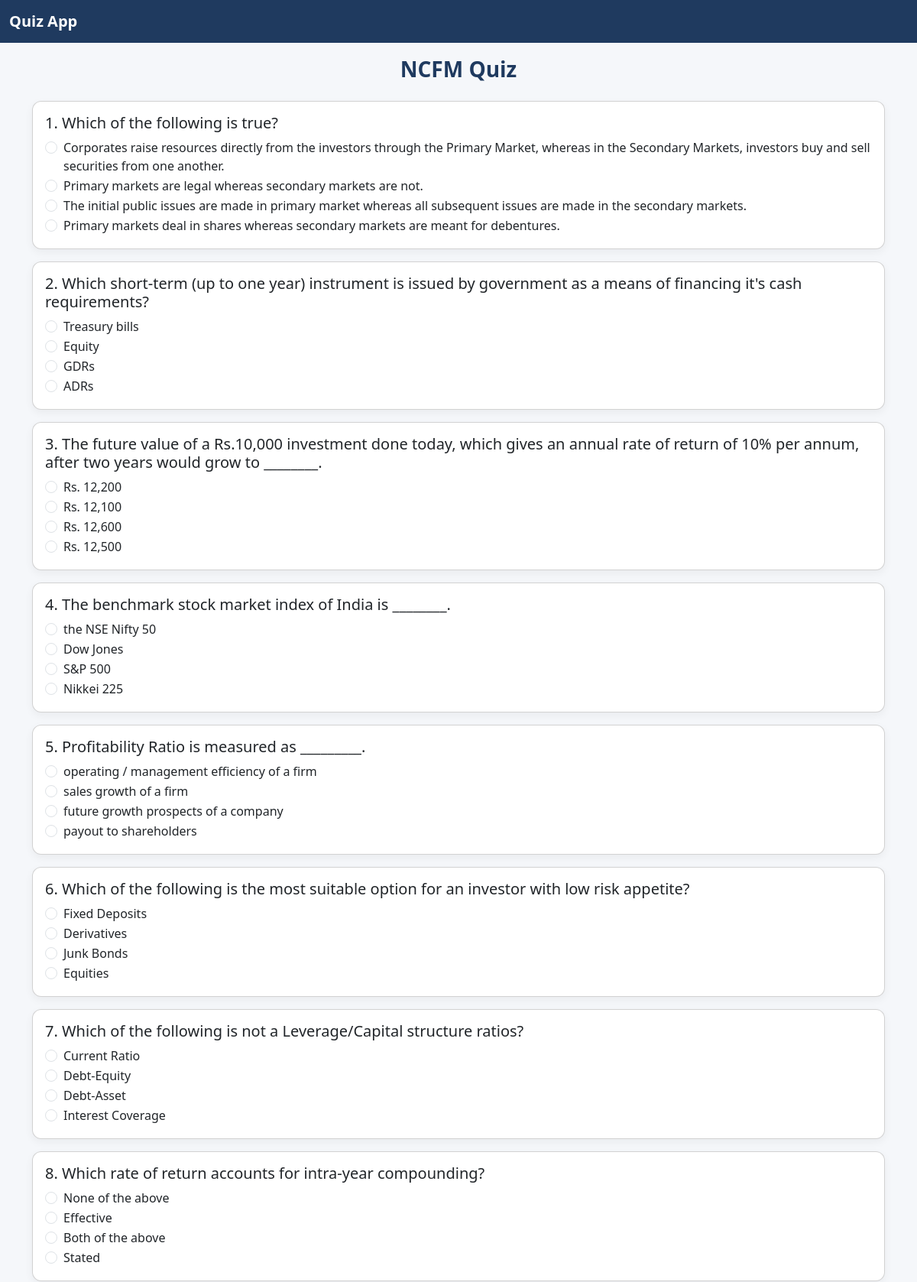
The app's page /retake-wrong/4/ (upper part) with its own data.
### quiz/models.py (models this page shows, shortened)
class Topic(models.Model):
    name = models.CharField(max_length=100)
    slug = models.SlugField(unique=True)

class Question(models.Model):
    topic = models.ForeignKey(Topic, on_delete=models.CASCADE)
    question = models.TextField()
    answer_description = models.TextField()

class Option(models.Model):
    question = models.ForeignKey(
        Question,
        related_name='options',
        on_delete=models.CASCADE
    )
    option_text = models.CharField(max_length=255)
    is_correct_ans = models.BooleanField(default=False)

### quiz/views.py (the view)
# urls.py: path('retake-wrong/<int:attempt_id>/', views.retake_wrong, name='retake_wrong'),
def retake_wrong(request, attempt_id):
    attempt = get_object_or_404(QuizAttempt, id=attempt_id)
    wrong_question_ids = attempt.wrong_questions
    questions = Question.objects.filter(id__in=wrong_question_ids)
    for q in questions:
        q.options_list = list(q.options.all())
        random.shuffle(q.options_list)
    return render(request, 'start_quiz.html', {
        'topic': attempt.topic,
        'questions': questions
    })

### quiz/templates/start_quiz.html (shortened to what this page needs)
{% extends 'base.html' %}
{% block content %}
<h3 class="text-center mb-4">{{ topic.name }} Quiz</h3>
<form method="post" action="{% url 'submit_quiz' topic.slug %}">
    {% for question in questions %}
        <div class="card mb-3">
            <div class="card-body">
                <h5>{{ forloop.counter }}. {{ question.question }}</h5>
                {% for option in question.options_list %}
                <div class="form-check">
                    <input class="form-check-input" type="radio"
                           name="{{ question.id }}"
                           value="{{ option.id }}"
                           id="q{{ question.id }}o{{ option.id }}">
                    <label class="form-check-label" for="q{{ question.id }}o{{ option.id }}">
                        {{ option.option_text }}
                    </label>
                </div>
                {% endfor %}
            </div>
        </div>
    {% endfor %}
</form>
{% endblock %}

### quiz/static/css/style.css (style rules this page uses)
body { padding: 0 8px; padding-top: 50px; background-color: #f5f7fa; color: #212529; }
h1, h2, h3 { color: #1f3a5f; font-weight: 600; }
.card { border-radius: 12px; box-shadow: 0 4px 12px rgba(0,0,0,0.05); }

### records on screen
Topic: name "NCFM"
Question: question "Which of the following is true?"
Option: option_text "Corporates raise resources directly from the investors through the Primary Market, whereas in the Secondary Markets, investors buy and sell securities from one another."
Option: option_text "Primary markets are legal whereas secondary markets are not."
Option: option_text "The initial public issues are made in primary market whereas all subsequent issues are made in the secondary markets."
Option: option_text "Primary markets deal in shares whereas secondary markets are meant for debentures."
Question: question "Which short-term (up to one year) instrument is issued by government as a means of financing it's cash requirements?"
Option: option_text "Treasury bills"
Option: option_text "Equity"
Option: option_text "GDRs"
Option: option_text "ADRs"
Question: question "The future value of a Rs.10,000 investment done today, which gives an annual rate of return of 10% per annum, after two years would grow to ________."
Option: option_text "Rs. 12,200"
Option: option_text "Rs. 12,100"
Option: option_text "Rs. 12,600"
Option: option_text "Rs. 12,500"
Question: question "The benchmark stock market index of India is ________."
Option: option_text "the NSE Nifty 50"
Option: option_text "Dow Jones"
Option: option_text "S&P 500"
Option: option_text "Nikkei 225"
Question: question "Profitability Ratio is measured as _________."
Option: option_text "operating / management efficiency of a firm"
Option: option_text "sales growth of a firm"
Option: option_text "future growth prospects of a company"
Option: option_text "payout to shareholders"
Question: question "Which of the following is the most suitable option for an investor with low risk appetite?"
Option: option_text "Fixed Deposits"
Option: option_text "Derivatives"
Option: option_text "Junk Bonds"
Option: option_text "Equities"
Question: question "Which of the following is not a Leverage/Capital structure ratios?"
Option: option_text "Current Ratio"
Option: option_text "Debt-Equity"
Option: option_text "Debt-Asset"
Option: option_text "Interest Coverage"
Question: question "Which rate of return accounts for intra-year compounding?"
Option: option_text "None of the above"
Option: option_text "Effective"
Option: option_text "Both of the above"
Option: option_text "Stated"
